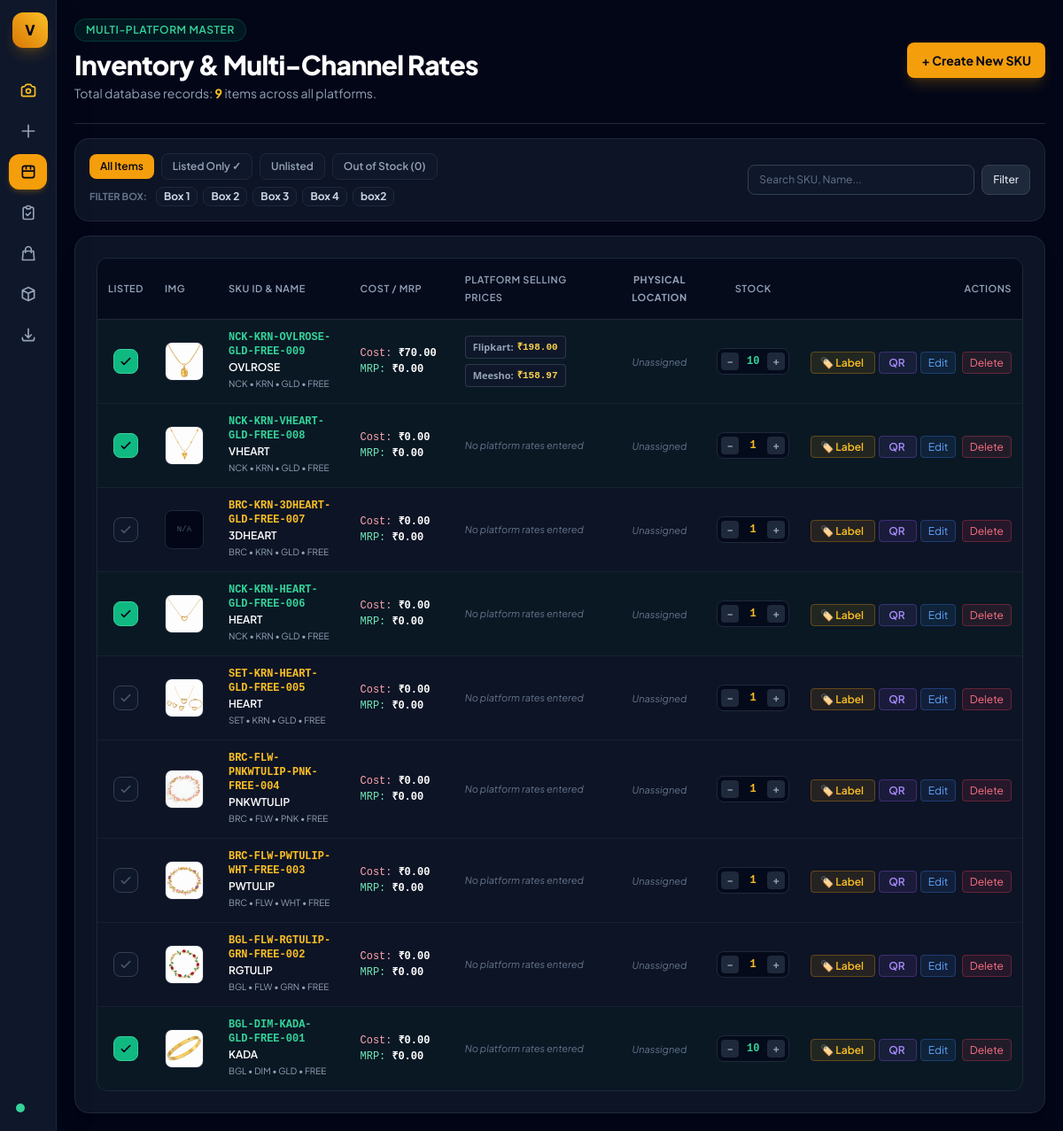
The app's page /inventory/, older data.
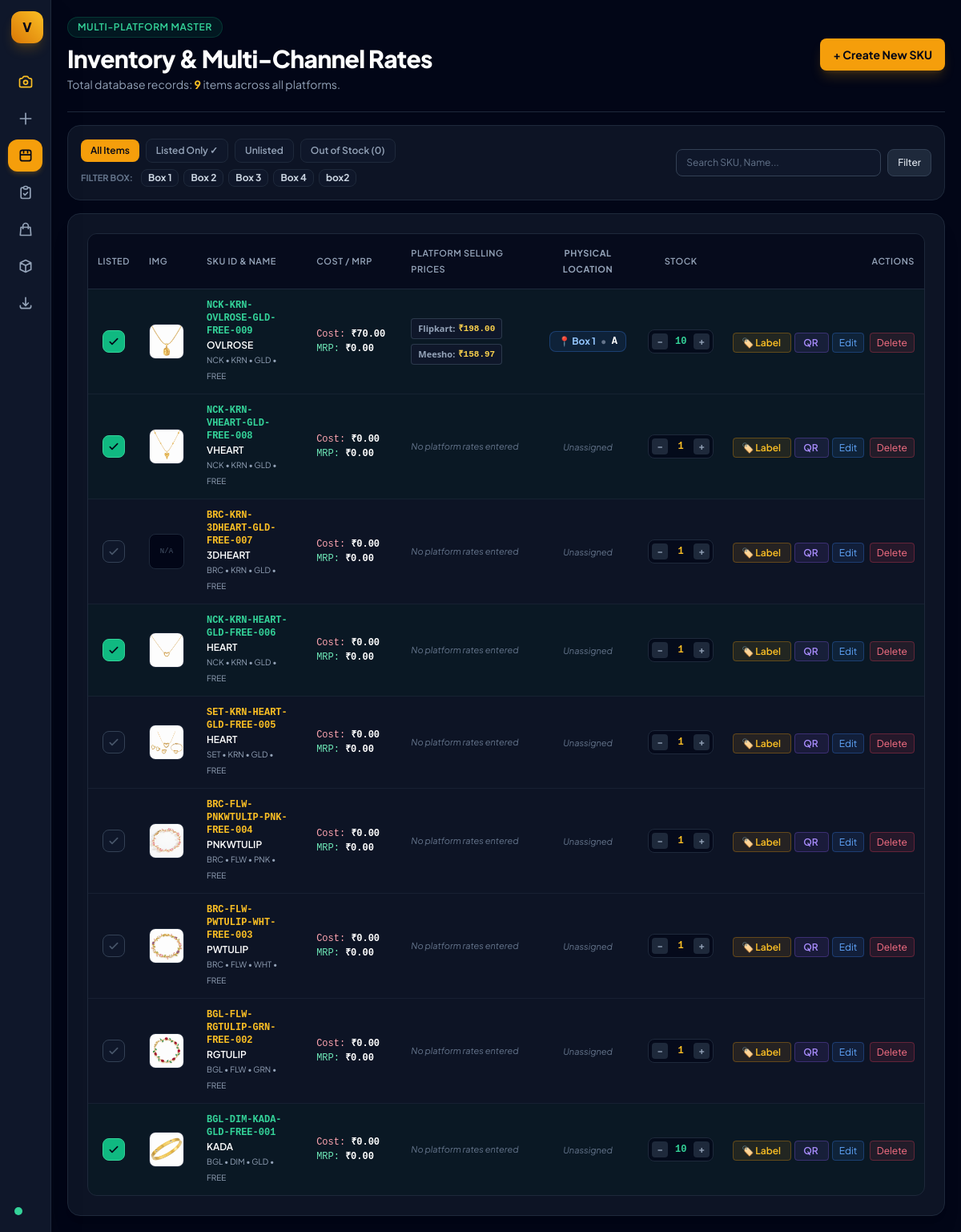
The same page, newer data.
### sku_manager/models.py (models this page shows, shortened)
class JewelrySKU(models.Model):
    CATEGORY_CHOICES = [
        ('BGL', 'BGL - Bangles / Kadas'),
        ('BRC', 'BRC - Bracelet'),
        ('NCK', 'NCK - Necklace / Choker'),
        ('EAR', 'EAR - Earrings'),
        ('SET', 'SET - Complete Set / Combo'),
        ('JHK', 'JHK - Jhumkas'),
        ('RNG', 'RNG - Rings'),
        ('PAY', 'PAY - Anklet / Payal'),
        ('TIK', 'TIK - Maang Tikka'),
    ]
    COLOR_CHOICES = [
        ('GLD', 'GLD - Golden'),
        ('RBYGRN', 'RBYGRN - Ruby & Emerald Green'),
        ('GRN', 'GRN - Emerald Green'),
        ('MRN', 'MRN - Maroon / Ruby'),
        ('ROSE', 'ROSE - Rose Gold'),
        ('SLV', 'SLV - Silver / Rhodium'),
        ('MTC', 'MTC - Multi-Color'),
        ('WHT', 'WHT - White / Pearl'),
        ('BLK', 'BLK - Black'),
        ('BLU', 'BLU - Royal Blue'),
        ('PNK', 'PNK - Baby Pink'),
    ]
    category = models.CharField(max_length=10, choices=CATEGORY_CHOICES, default='BGL')
    style = models.CharField(max_length=20, default='ADC')
    name = models.CharField(max_length=50, default='LOVE')
    color = models.CharField(max_length=20, choices=COLOR_CHOICES, default='GLD')
    size = models.CharField(max_length=20, default='2.4')
    number = models.CharField(max_length=10, default='001')
    sku = models.CharField(max_length=100, unique=True, editable=False)
    is_listed = models.BooleanField(default=False)
    image = models.ImageField(upload_to='products/', null=True, blank=True)
    stock = models.PositiveIntegerField(default=0)
    storage_box = models.ForeignKey(StorageBox, on_delete=models.SET_NULL, null=True, blank=True, related_name='skus')
    section_name = models.CharField(max_length=30, default='Section A')
    purchase_price = models.DecimalField(max_digits=10, decimal_places=2, default=0.00)
    selling_price = models.DecimalField(max_digits=10, decimal_places=2, default=0.00)
    created_at = models.DateTimeField(auto_now_add=True)
    updated_at = models.DateTimeField(auto_now=True)
    class Meta:
        ordering = ['-created_at']

class StorageBox(models.Model):
    name = models.CharField(max_length=50, unique=True)
    description = models.CharField(max_length=100, blank=True, default='')
    color_tag = models.CharField(max_length=20, default='amber')  # blue, amber, emerald, purple, rose
    created_at = models.DateTimeField(auto_now_add=True)
    class Meta:
        ordering = ['name']

### sku_manager/views.py (the view, shortened to what this page needs)
# urls.py: path('inventory/', views.sku_inventory, name='sku_inventory'),
def sku_inventory(request):
    search_query = request.GET.get('q', '').strip()
    filter_status = request.GET.get('status', '').strip()
    filter_box = request.GET.get('box', '').strip()
    platforms = get_or_seed_platforms()
    boxes = get_or_seed_boxes()
    sku_list = JewelrySKU.objects.select_related('storage_box').prefetch_related('platform_prices__platform').all()
    if filter_box:
        sku_list = sku_list.filter(storage_box__id=filter_box)
    if filter_status == 'listed':
        sku_list = sku_list.filter(is_listed=True)
    elif filter_status == 'unlisted':
        sku_list = sku_list.filter(is_listed=False)
    elif filter_status == 'out_of_stock':
        sku_list = sku_list.filter(stock=0)
    paginator = Paginator(sku_list, 10)
    skus = paginator.get_page(request.GET.get('page'))
    return render(request, 'sku_manager/inventory.html', {
        'skus': skus,
        'platforms': platforms,
        'boxes': boxes,
        'search_query': search_query,
        'filter_status': filter_status,
        'filter_box': filter_box,
        'total_count': sku_list.count(),
        'active_page': 'inventory',
    })

### sku_manager/views.py (called while the page is built)
def get_or_seed_platforms():
    if not Platform.objects.exists():
        for name in DEFAULT_PLATFORMS:
            Platform.objects.get_or_create(name=name)
    return Platform.objects.all().order_by('id')

def get_or_seed_boxes():
    if not StorageBox.objects.exists():
        for name, color in DEFAULT_BOXES:
            StorageBox.objects.get_or_create(name=name, defaults={'color_tag': color})
    return StorageBox.objects.all().order_by('name')

### templates/sku_manager/inventory.html (shortened to what the changed rows need)
{% extends "sku_manager/base.html" %}
{% block content %}
<header class="flex flex-col sm:flex-row sm:items-center justify-between border-b border-slate-800 pb-6 gap-4">
  <div>
    <h1 class="text-3xl font-extrabold tracking-tight text-white">Inventory & Multi-Channel Rates</h1>
  </div>
</header>
<div class="bg-slate-800/40 border border-slate-800 rounded-2xl p-6 shadow-xl space-y-4">
  <div class="overflow-x-auto rounded-xl border border-slate-800">
    <table class="w-full text-left text-sm text-slate-300">
      <thead class="bg-slate-950/60 text-[11px] uppercase tracking-wider text-slate-400 border-b border-slate-800">
        <tr>
          <th class="py-3.5 px-3 font-semibold text-center w-14">Listed</th>
          <th class="py-3.5 px-3 font-semibold w-14">Img</th>
          <th class="py-3.5 px-4 font-semibold">SKU ID & Name</th>
          <th class="py-3.5 px-4 font-semibold">Cost / MRP</th>
          <th class="py-3.5 px-4 font-semibold">Platform Selling Prices</th>
          <th class="py-3 px-3 text-center">Physical Location</th>
          <th class="py-3.5 px-3 font-semibold text-center">Stock</th>
          <th class="py-3.5 px-3 text-right font-semibold">Actions</th>
        </tr>
      </thead>
      <tbody class="divide-y divide-slate-800/60 font-normal">
        {% for item in skus %}
          <tr class="transition {% if item.is_listed %}bg-emerald-950/20 hover:bg-emerald-900/30{% else %}hover:bg-slate-800/40{% endif %}">
            <td class="py-3 px-3 text-center">
              <a href="{% url 'sku_toggle_listed' item.pk %}"
                 class="inline-flex items-center justify-center w-7 h-7 rounded-lg transition border {% if item.is_listed %}bg-emerald-500 text-slate-950 border-emerald-400 hover:bg-emerald-400{% else %}bg-slate-900 text-slate-600 border-slate-700 hover:border-amber-500 hover:text-amber-400{% endif %}">
                <svg class="w-4 h-4" fill="none" stroke="currentColor" stroke-width="2.5" viewBox="0 0 24 24"><path stroke-linecap="round" stroke-linejoin="round" d="M5 13l4 4L19 7"></path></svg>
              </a>
            </td>
            <td class="py-3 px-3">
              <div class="w-11 h-11 rounded-lg bg-slate-950 border border-slate-800 overflow-hidden flex items-center justify-center">
                {% if item.image %}
                  <img src="{{ item.image.url }}" alt="{{ item.name }}" class="w-full h-full object-cover">
                {% else %}
                  <span class="text-[9px] text-slate-600 font-mono">N/A</span>
                {% endif %}
              </div>
            </td>
            <td class="py-3 px-4">
              <div class="font-mono font-bold {% if item.is_listed %}text-emerald-400{% else %}text-amber-400{% endif %} text-xs">
                {{ item.sku }}
              </div>
              <div class="font-semibold text-white text-xs mt-0.5">{{ item.name }}</div>
              <div class="text-[10px] text-slate-400">{{ item.category }} • {{ item.style }} • {{ item.color }} • {{ item.size }}</div>
            </td>
            <td class="py-3 px-4 whitespace-nowrap text-xs font-mono">
              <div class="text-rose-300">Cost: <strong class="text-white">₹{{ item.purchase_price }}</strong></div>
              <div class="text-emerald-300 mt-0.5">MRP: <strong class="text-white">₹{{ item.selling_price }}</strong></div>
            </td>
            <td class="py-3 px-4">
              <div class="flex flex-wrap gap-1.5 max-w-sm">
                {% for pp in item.platform_prices.all %}
                  <div class="inline-flex items-center gap-1 bg-slate-900 border border-slate-700/80 px-2 py-0.5 rounded text-[11px] font-mono">
                    <span class="text-slate-400 font-sans font-semibold">{{ pp.platform.name }}:</span>
                    <span class="text-amber-300 font-bold">₹{{ pp.price }}</span>
                  </div>
                {% empty %}
                  <span class="text-[11px] text-slate-500 italic">No platform rates entered</span>
                {% endfor %}
              </div>
            </td>
            <td class="py-3 px-3 text-center whitespace-nowrap">
              {% if item.storage_box %}
                <div class="inline-flex items-center gap-1.5 px-2.5 py-1 rounded-lg text-xs font-bold border
                  {% if item.storage_box.color_tag == 'blue' %}bg-blue-500/10 text-blue-300 border-blue-500/30
                  {% elif item.storage_box.color_tag == 'emerald' %}bg-emerald-500/10 text-emerald-300 border-emerald-500/30
                  {% elif item.storage_box.color_tag == 'purple' %}bg-purple-500/10 text-purple-300 border-purple-500/30
                  {% elif item.storage_box.color_tag == 'rose' %}bg-rose-500/10 text-rose-300 border-rose-500/30
                  {% else %}bg-amber-500/10 text-amber-300 border-amber-500/30{% endif %}">
                  <span>📍 {{ item.storage_box.name }}</span>
                  <span class="text-slate-500">•</span>
                  <span class="text-white font-mono">{{ item.section_name }}</span>
                </div>
              {% else %}
                <span class="text-[11px] text-slate-500 italic">Unassigned</span>
              {% endif %}
            </td>
            <td class="py-3 px-3 text-center whitespace-nowrap">
              <div class="inline-flex items-center gap-1 bg-slate-950/70 border border-slate-800 rounded-lg p-1">
                <a href="{% url 'sku_adjust_stock' item.pk 'dec' %}" class="w-5 h-5 flex items-center justify-center rounded bg-slate-800 hover:bg-rose-500/20 hover:text-rose-400 text-slate-400 text-xs font-bold transition">−</a>
                <span class="font-mono font-bold text-xs min-w-[24px] text-center {% if item.stock == 0 %}text-rose-400{% elif item.stock <= 5 %}text-amber-400{% else %}text-emerald-400{% endif %}">
                  {{ item.stock }}
                </span>
                <a href="{% url 'sku_adjust_stock' item.pk 'inc' %}" class="w-5 h-5 flex items-center justify-center rounded bg-slate-800 hover:bg-emerald-500/20 hover:text-emerald-400 text-slate-400 text-xs font-bold transition">+</a>
              </div>
            </td>
            <td class="py-3 px-3 text-right space-x-1 whitespace-nowrap">
              <a href="{% url 'sku_print_label' item.pk %}" target="_blank" title="Print Jewelry Label"
                 class="text-xs bg-amber-500/10 hover:bg-amber-500/20 text-amber-400 px-2.5 py-1 rounded transition border border-amber-500/30 font-semibold">
                🏷️ Label
              </a>
              <a href="{% url 'sku_qr_download' item.pk %}" target="_blank" title="Download QR Code"
                 class="text-xs bg-violet-500/10 hover:bg-violet-500/20 text-violet-400 px-2.5 py-1 rounded transition border border-violet-500/30 font-semibold">
                QR
              </a>
              <a href="{% url 'sku_edit' item.pk %}" class="text-xs bg-blue-500/10 hover:bg-blue-500/20 text-blue-400 px-2 py-1 rounded transition border border-blue-500/30">Edit</a>
              <a href="{% url 'sku_delete' item.pk %}" onclick="return confirm('Delete {{ item.sku }} permanently?')" class="text-xs bg-rose-500/10 hover:bg-rose-500/20 text-rose-400 px-2 py-1 rounded transition border border-rose-500/30">Delete</a>
            </td>
          </tr>
        {% empty %}
          <tr>
            <td colspan="8" class="text-center py-12 text-slate-500 text-sm">
              No inventory records found.
            </td>
          </tr>
        {% endfor %}
      </tbody>
    </table>
  </div>
</div>
{% endblock %}

Row changes from the older to the newer data that the page shows:
changed JewelrySKU "NCK-KRN-OVLROSE-GLD-FREE-009": storage_box.name (not shown) → "Box 1"; section_name (not shown) → "A"; storage_box_id "Unassigned" → "📍 •"
